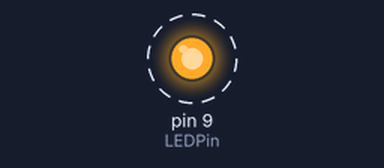
The sketch below on a simulated Arduino Uno, built with avr-gcc and run on an emulated ATmega328P. On the bench: output pins drawn as LEDs (lit = HIGH). Dashed ring = blinking.

Above: at 0.2 s.
Timing chart, 0 to 3.0 s (numbered marks = the images above):
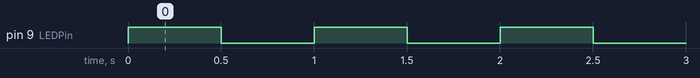

The sketch:

1_BlinkLED.ino
```cpp
int LEDPin = 9;
int waitTimeOn = 500;
int waitTimeOff = 500;

void setup()
{
  pinMode(LEDPin,OUTPUT);
}

void loop()
{
  digitalWrite(LEDPin,HIGH);
  delay(waitTimeOn);
  digitalWrite(LEDPin,LOW);
  delay(waitTimeOff);
}
```

Measured:
- by itself, pin 9 (LEDPin): alternates HIGH for 0.50 s and LOW for 0.50 s
